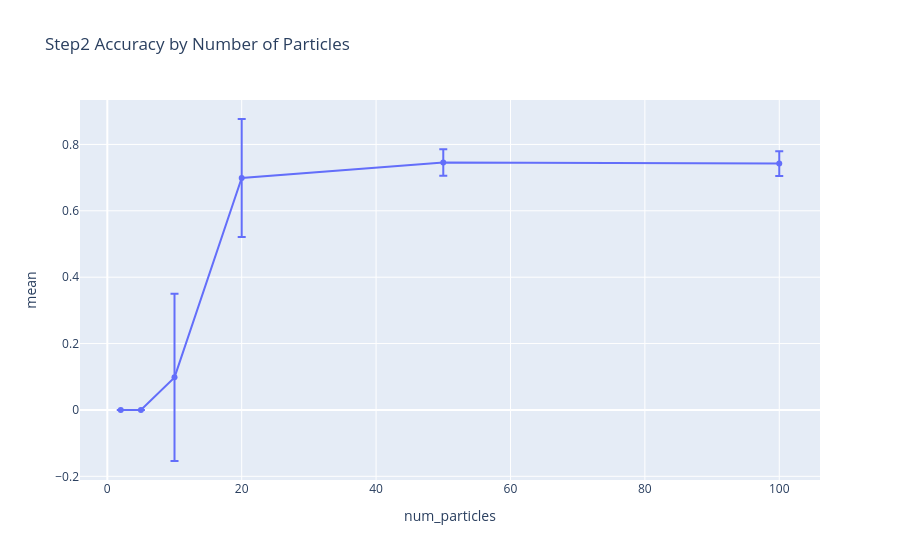

The cell this chart's notebook holds for it:
### Markdown cell above
### num_particles

### Code cell
grouped = cora.groupby('num_particles')['step2_accuracy'].agg(['mean', 'std']).reset_index()
fig = px.line(
    grouped,
    x='num_particles',
    y='mean',
    error_y='std',
    markers=True,
    title='Step2 Accuracy by Number of Particles'
)
fig.show()

### Figure 1 — Plotly figure (JSON) as saved in the notebook; plotly's stock layout.template omitted (floating-point values rounded to 4 significant figures)
{"data": [{"error_y": {"array": [0.0, 0.0, 0.252, 0.1778, 0.03996, 0.0374]}, "hovertemplate": "num_particles=%{x}<br>mean=%{y}<extra></extra>", "legendgroup": "", "line": {"color": "#636efa", "dash": "solid"}, "marker": {"symbol": "circle"}, "mode": "lines+markers", "name": "", "orientation": "v", "showlegend": false, "type": "scatter", "x": [2, 5, 10, 20, 50, 100], "xaxis": "x", "y": [0.0, 0.0, 0.09812, 0.6989, 0.7454, 0.7423], "yaxis": "y"}], "layout": {"legend": {"tracegroupgap": 0}, "title": {"text": "Step2 Accuracy by Number of Particles"}, "xaxis": {"anchor": "y", "domain": [0, 1], "title": {"text": "num_particles"}}, "yaxis": {"anchor": "x", "domain": [0, 1], "title": {"text": "mean"}}}}
